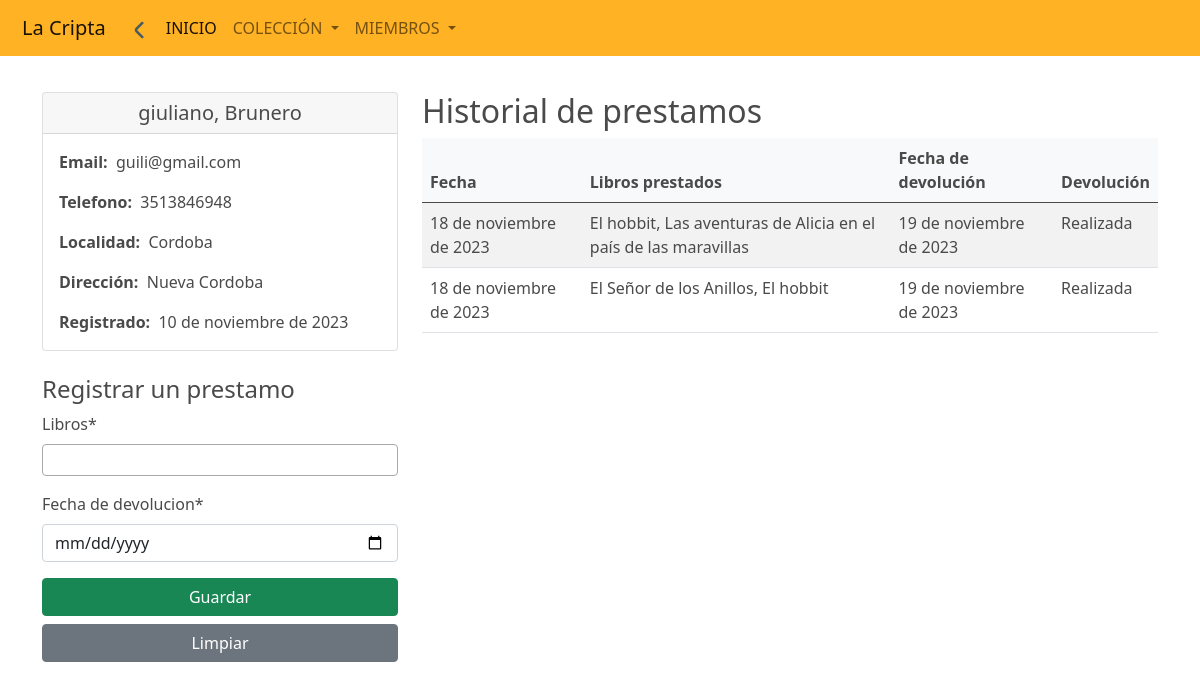
Page /usuarios/detallar/2 on the committed database.
### usuarios/models.py (models this page shows, shortened)
class Usuarios(models.Model):
    nombre = models.CharField(max_length=100, blank=False, null=False)
    apellido = models.CharField(max_length=100, blank=False, null=False)
    mail = models.EmailField(blank=False, null=False)
    tel = models.CharField(max_length=50, blank=False, null=False)
    direccion = models.CharField(max_length=100, blank=True, null=True)
    localidad = models.CharField(max_length=100, blank=False, null=False)
    fecha_de_registro= models.DateField(default=timezone.now)
    historial_de_prestamos = models.ManyToManyField('Prestamos', blank=True)
    adeuda = models.BooleanField(default=False)

class Prestamos(models.Model):
    usuario = models.ForeignKey(Usuarios, on_delete= models.CASCADE)
    libros = models.ManyToManyField(Colección, related_name='prestamos')
    fecha_de_prestamo = models.DateField(default = timezone.now)
    fecha_de_devolucion = models.DateField(blank=False, null=False)
    devuelto = models.BooleanField(default=False)

### colección/models.py (models this page shows)
class Colección(models.Model):
    titulo = models.CharField(max_length=100, blank=False, null=False)
    autor = models.CharField(max_length=100, blank=False, null=False)
    fecha_de_publicacion = models.DateField(blank=True, null=True)
    editorial = models.CharField(max_length=100, blank=True, null=True)
    resumen = models.TextField(max_length=1000, blank=True, null=True)
    GENERO_CHOICES = (
    ('Ciencia Ficción', 'Ciencia Ficción'),
    ('Romance', 'Romance'),
    ('Misterio', 'Misterio'),
    ('Fantasía', 'Fantasía'),
    ('Aventura', 'Aventura'),
    ('Drama', 'Drama'),
    ('Terror', 'Terror'),
    ('Biografía', 'Biografía'),
    ('Autoayuda', 'Autoayuda'),
    ('Histórico', 'Histórico'),
    ('Infantil', 'Infantil'),
    )
    genero = models.CharField(max_length=200, choices=GENERO_CHOICES, blank=False, null=False)
    portada = models.ImageField(upload_to='portadas/', blank=True, null=True)
    IDIOMA_CHOICES = (
    ('Español', 'Español'),
    ('Ingles', 'Ingles'),
    ('Italiano', 'Misterio'),
    ('Braille', 'Braille'),
    ('Latín', 'Latín'),
    ('Alemán', 'Alemán'),
    ('Francés', 'Francés'),
    ('Portugués', 'Portugués'),
    ('Chino', 'Chino'),
    ('Japonés', 'Japonés'),
    ('Ruso', 'Ruso'),
    ('Árabe', 'Árabe'),
    )
    idioma = models.CharField(max_length=100,choices= IDIOMA_CHOICES, blank=False, null=False)
    numero_de_paginas = models.PositiveIntegerField(blank=True, null=True)
    disponible = models.BooleanField(default=True)
    fecha_de_entrada = models.DateField(default = timezone.now)
    def __str__(self):
        return self.titulo

### usuarios/views.py (the view)
# urls.py: path('detallar/<int:id>', views.detallar, name='detallar'),
def detallar(request, id):
    usuario = Usuarios.objects.get(id = id)
    if request.method == 'POST':
        form = Prestamos_Form(request.POST)
        if form.is_valid():
            form.save()
            with transaction.atomic():
                libros_seleccionados = form.cleaned_data['libros']
                for libro in libros_seleccionados:
                    libro.disponible = False
                    libro.save()
                usuario.adeuda = True
                usuario.save()
                return redirect('usuarios:detallar', id=usuario.id)
    else:
        form = Prestamos_Form(initial={'usuario': usuario})
    prestamos = Prestamos.objects.filter(usuario__id=id)
    contexto = {
        'usuario': usuario,
        'prestamos': prestamos,
        'form' : form,
        'id' : id
    }
    return render(request, 'usuarios/detail.html', contexto)

### usuarios/forms.py
class Prestamos_Form(ModelForm):
    class Meta:
        model = Prestamos
        exclude = ('fecha_de_prestamo',)
        widgets = {
            'fecha_de_devolucion': forms.DateInput(attrs={'type': 'date'}),
            'usuario': forms.HiddenInput(),
            'devuelto': forms.HiddenInput(),
        }
    libros = forms.ModelMultipleChoiceField(
        queryset=Colección.objects.filter(disponible=True),
        widget=forms.SelectMultiple(attrs={
            'data-searchable': 'true',
            'data-ajax--url': '/usuarios/buscar_libros/',
        })
    )

### usuarios/templates/usuarios/detail.html (shortened to what this page needs)
{% extends "layout/base.html" %}
{% block 'content' %}
    {% load crispy_forms_tags %}
    <div class="container my-3" >
        <div class="row">
            <div class="col-sm-12 col-md-4 col-lg-4 col-xl-4">
                <div class="card">
                    <h5 class="card-header"><center>{{usuario.nombre}}, {{usuario.apellido}}</center></h5>
                    <div class="card-body">
                      <p class="card-text"><b>Email:&nbsp;</b> {{usuario.mail}}</p>
                      <p class="card-text"><b>Telefono:&nbsp;</b> {{usuario.tel}}</p>
                      <p class="card-text"><b>Localidad:&nbsp;</b> {{usuario.localidad}}</p>
                      <p class="card-text"><b>Dirección:&nbsp;</b> {{usuario.direccion}}</p>
                      <p class="card-text"><b>Registrado:&nbsp;</b> {{usuario.fecha_de_registro}}</p>
                    </div>
                </div>
                <form class='my-4' action="{% url "usuarios:detallar" id=id %}" method='POST' novalidate >
                    <h4>Registrar un prestamo</h4>
                    {{ form | crispy }}
                    <div class = 'd-grid gap-2'>
                        <input type="submit" value='Guardar' class= 'btn btn-success'>
                        <input type="reset" value='Limpiar' class= 'btn btn-secondary'>
                    </div>
                </form>
            </div>
            <div class="col-sm-12 col-md-8 col-lg-8 col-xl-8">
                <h2>Historial de prestamos</h2>
                <table class="table table-striped">
                    <thead class="table-light">
                      <tr>
                        <th scope="col">Fecha</th>
                        <th scope="col">Libros prestados</th>
                        <th scope="col">Fecha de devolución</th>
                        <th scope="col">Devolución</th>
                      </tr>
                    </thead>
                    <tbody>
                        {% for prestamo in prestamos reversed %}
                            <tr>
                                <td>{{prestamo.fecha_de_prestamo}}</td>
                                <td>
                                    {% for libro in prestamo.libros.all %}
                                    {{ libro.titulo }}{% if not forloop.last %}, {% endif %}
                                    {% endfor %}
                                </td>
                                <td>{{prestamo.fecha_de_devolucion}}</td>
                                <td>
                                    {% if prestamo.devuelto %}Realizada{% else %} <a class="btn btn-primary" href="{% url "usuarios:devolver" id=prestamo.id %}">Devolver</a>  {% endif %}
                                </td>
                            </tr>
                        {% endfor %}
                    </tbody>
                  </table>
            </div>
        </div>
    </div>
{% endblock 'content' %}

### templates/layout/base.html (shortened to what this page needs)
{% load static %}
<!DOCTYPE html>
<html lang="es">
<head>
    <link href="https://cdn.jsdelivr.net/npm/bootstrap@5.0.2/dist/css/bootstrap.min.css" rel="stylesheet">
    <link rel="stylesheet" href="{% static 'css/style.css' %}">
    <link rel="stylesheet" type="text/css" href="https://cdnjs.cloudflare.com/ajax/libs/select2/4.1.0-beta.1/css/select2.min.css">
</head>
<body>
    {% include "layout/partials/menu.html" %}
    <main>
        {% block 'content' %}{% endblock 'content' %}
    </main>
</body>
</html>

### templates/layout/partials/menu.html (shortened to what this page needs)
{% load static %}
<nav class="navbar navbar-expand-lg navbar-light bg-">
    <div class="container-fluid">
      <a class="navbar-brand" href="#">La Cripta</a>
      <div class="collapse navbar-collapse" id="navbarSupportedContent">
        <ul class="navbar-nav me-auto mb-2 mb-lg-0">
          {% if request.resolver_match.url_name != "inicio" %}
            <li class="nav-item">
                <a class="nav-link active" aria-current="page" onclick="history.back(); return false;">
                  <img src={% static 'img/flecha-atras.png' %} alt="Volver" width=20px>
                </a>
            </li>
          {% endif %}
          <li class="nav-item">
            <a class="nav-link active" aria-current="page" href="{% url "inicio" %}">Inicio</a>
            </li>
          <li class="nav-item dropdown">
            <a class="nav-link dropdown-toggle" href="{% url "colección:listar" %}" id="navbarDropdown" role="button" data-bs-toggle="dropdown" aria-expanded="false">
                Colección
            </a>
          </li>
          <li class="nav-item dropdown">
            <a class="nav-link dropdown-toggle" href="{% url "colección:listar" %}" id="navbarDropdown" role="button" data-bs-toggle="dropdown" aria-expanded="false">
                Miembros
            </a>
          </li>
        </ul>
      </div>
    </div>
  </nav>

### static/css/style.css (style rules this page uses)
:root { --color-text: #4b4a4a; }
* { margin: 0; padding: 0; color: var(--color-text); }
nav { justify-content: center; align-items: center; background-color: #ffb224; padding: 10px; }
nav ul li a { text-transform: uppercase; padding: 20px; }
main { display: flex; flex-direction: column; width: 100vw; padding-top: 20px; justify-content: flex-start; align-items: center; }
.btn { text-align: center; text-decoration: none; }

### rows in the picture
Usuarios: nombre "giuliano", apellido "Brunero", mail "guili@gmail.com", tel "3513846948", localidad "Cordoba", direccion "Nueva Cordoba", fecha_de_registro "10 de noviembre de 2023"
Prestamos: fecha_de_prestamo "18 de noviembre de 2023", fecha_de_devolucion "19 de noviembre de 2023", devuelto "Realizada"
Colección: titulo "El hobbit"
Colección: titulo "Las aventuras de Alicia en el país de las maravillas"
Prestamos: fecha_de_prestamo "18 de noviembre de 2023", fecha_de_devolucion "19 de noviembre de 2023", devuelto "Realizada"
Colección: titulo "El Señor de los Anillos"
